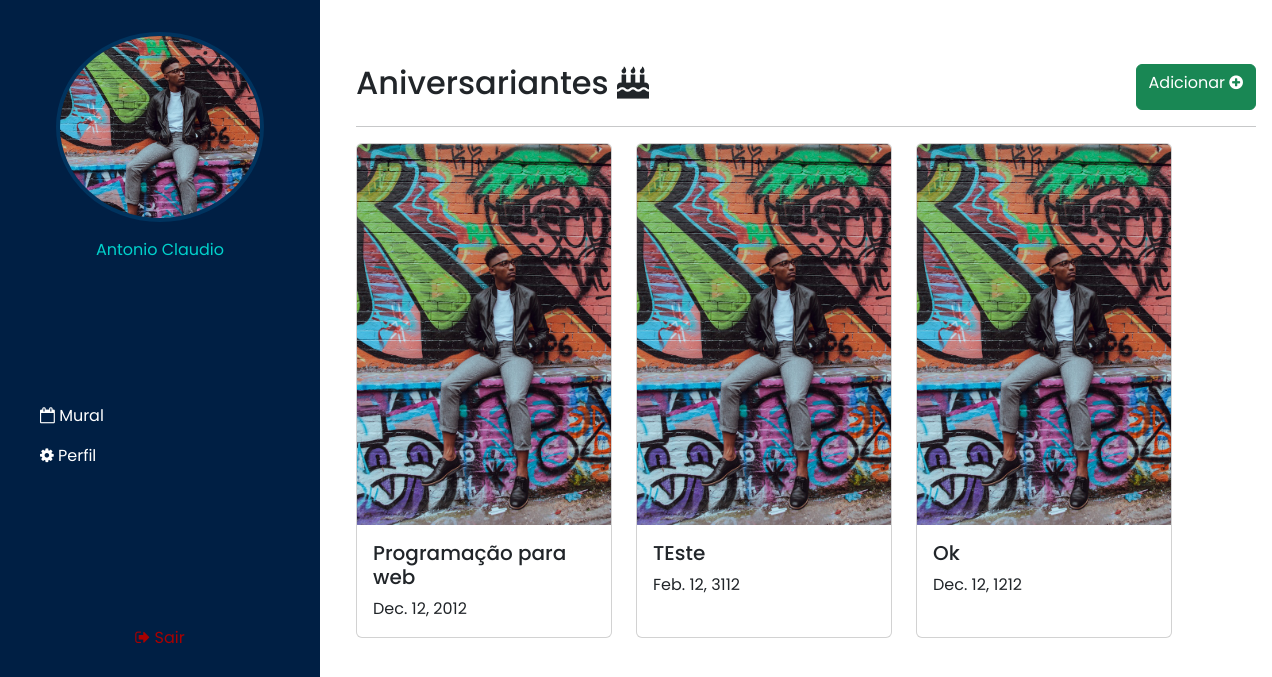
The app's page /, older data.
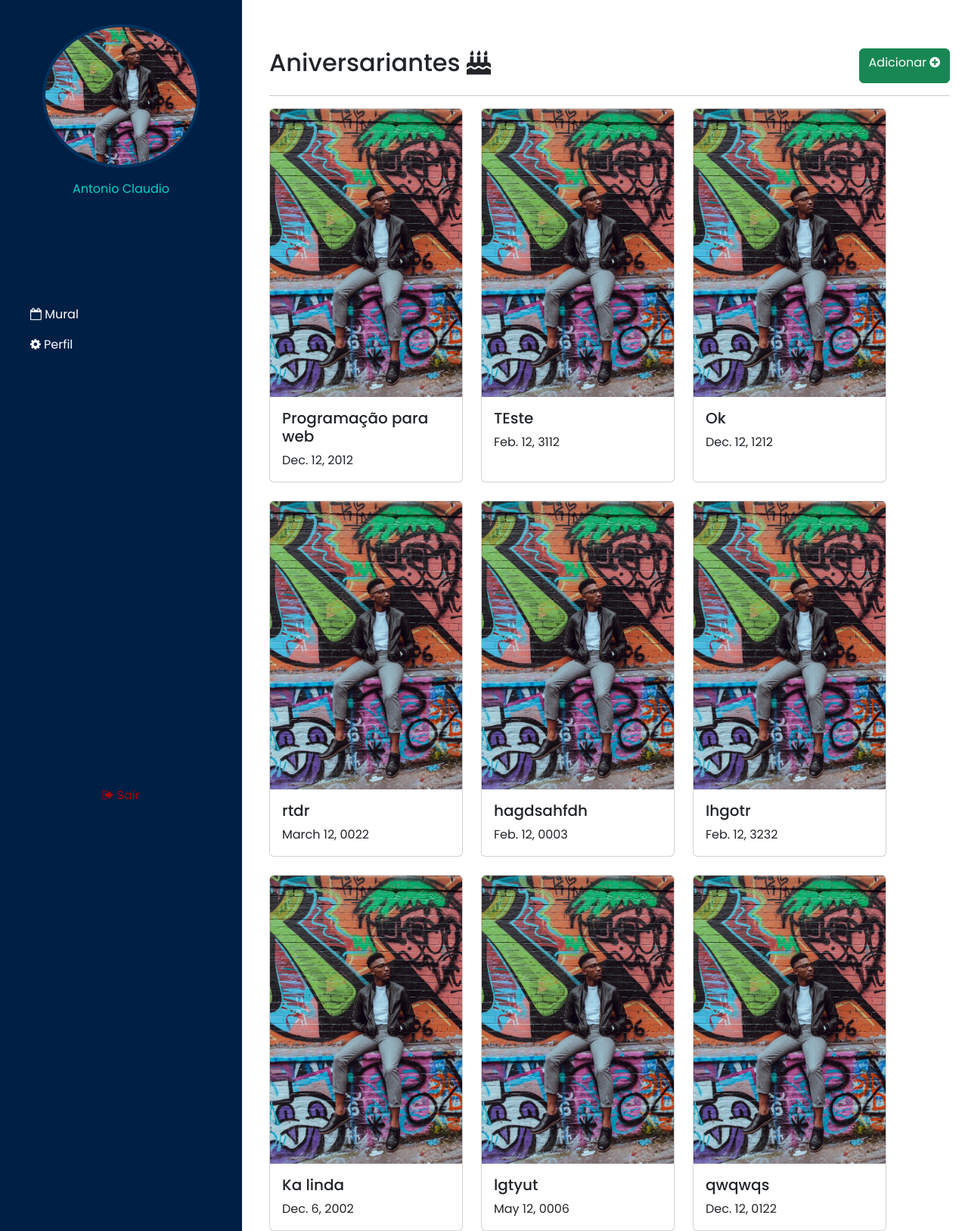
The same page, newer data.
### accounts/models.py (models this page shows, shortened)
class Birthdays(models.Model):
    nome = models.CharField('Nome', max_length=120, blank=False)
    data_nascimento = models.DateField('Data de nascimento', blank=False)
    notificar_por_email = models.BooleanField(
        'Notificar?', blank=True, default=True
    )
    imagem = models.ImageField(upload_to='perfil/images', blank=True, null=True)
    class Meta:
        verbose_name = 'Aniversariante'
        verbose_name_plural = 'Aniversariantes'

### accounts/views.py (the view)
# urls.py: path('', views.index, name='index'),
def index(request):
    template_name = 'index.html'
    birthdays = Birthdays.objects.all()
    context = {
        'birthdays': birthdays
    }
    return render(request, template_name, context)

### accounts/templates/index.html
{% extends 'base.html' %}
{% block context %}
<section class="mt-5 me-5">
    <div class="d-flex justify-content-between aligh-items-center">
        <h2>
            Aniversariantes
            <i class="fa fa-birthday-cake" ></i>
        </h2>
        <a href="{% url 'accounts:register' %}" class="btn btn-success">
            Adicionar
            <i class="fa fa-plus-circle"></i>
        </a>
    </div>
    <hr>
</section>
<div class="d-flex gap-4 flex-wrap aligh-items-center">
    {% for people in birthdays %}
    <div class="card" style="width: 16rem;">
        <img src="../static/img/perfil.jpg" class="card-img-top" alt="...">
        <div class="card-body">
          <h5 class="card-title">{{people.nome}}</h5>
          <p class="card-text">{{people.data_nascimento}}</p>
        </div>
    </div>
    {% endfor %}
</div>
{% endblock %}

### accounts/templates/base.html (shortened to what this page needs)
{% load bootstrap5 %}
{% bootstrap_css %}
<!DOCTYPE html>
{% load static %}
<html lang="pt-br">
  <head>
    <link rel="stylesheet" href="{% static 'css/styles.css' %}" />
    <link rel="stylesheet" href="{% static 'css/font-awesome.css' %}" />
    <link rel="stylesheet" href="{% static 'css/font-awesome.min.css' %}" />
  </head>
  <body>
    <section class="row">
      <header class="col-lg-3 align-items-center">
        <nav class="sidebar d-flex flex-column">
          <figure class="d-flex flex-column">
            <img class="image-profile" src="{% static 'img/perfil.jpg' %}" alt="Foto de perfil">
            <figcaption>Antonio Claudio</figcaption>
          </figure>
          <ul class="navbar-nav">
            <li class="nav-item">
              <a href="{% url 'accounts:index' %}" class="nav-link" href="#">
                <i class="fa fa-calendar-o "></i>
                Mural
              </a>
            </li>
            <li class="nav-item">
              <a href="{% url 'accounts:profile' %}" class="nav-link" href="#">
                <i class="fa fa-cog mr-4"></i>
                Perfil
              </a>
            </li>
          </ul>
          <a class="nav-link out" href="#">
            <i class="fa fa-sign-out"></i>
            Sair
          </a>
        </nav>
        <a href="#">
        </a>
      </header>
      <main class="col-lg-9 main-context">
        {% block context %}{% endblock %}
       </main>
    </section>
  </body>
</html>

### accounts/static/css/styles.css (style rules this page uses)
* { margin: 0; padding: 0; box-sizing: border-box; font-family: 'Poppins', sans-serif; }
.sidebar { position: fixed; top: 0; background-color: #001F44; color: #fff; width: 320px; height: 100%; }
.main-context { margin-left: 356px; overflow: hidden; }
.nav-link { width: 240px; color: #fff; margin: auto; }
.out { width: max-content; color: #A80000; }
.sidebar figure .image-profile { margin-inline: auto; object-fit: cover; width: 208px; height: 50%; border-radius: 50%; border: 4px solid #00335E; margin-top: 32px; }
.sidebar figure figcaption { margin-top: 16px; text-align: center; color: #00D2CC; }

Row changes from the older to the newer data that the page shows:
added Birthdays: nome "rtdr", data_nascimento "March 12, 0022"
added Birthdays: nome "hagdsahfdh", data_nascimento "Feb. 12, 0003"
added Birthdays: nome "Ihgotr", data_nascimento "Feb. 12, 3232"
added Birthdays: nome "Ka linda", data_nascimento "Dec. 6, 2002"
added Birthdays: nome "lgtyut", data_nascimento "May 12, 0006"
added Birthdays: nome "qwqwqs", data_nascimento "Dec. 12, 0122"
